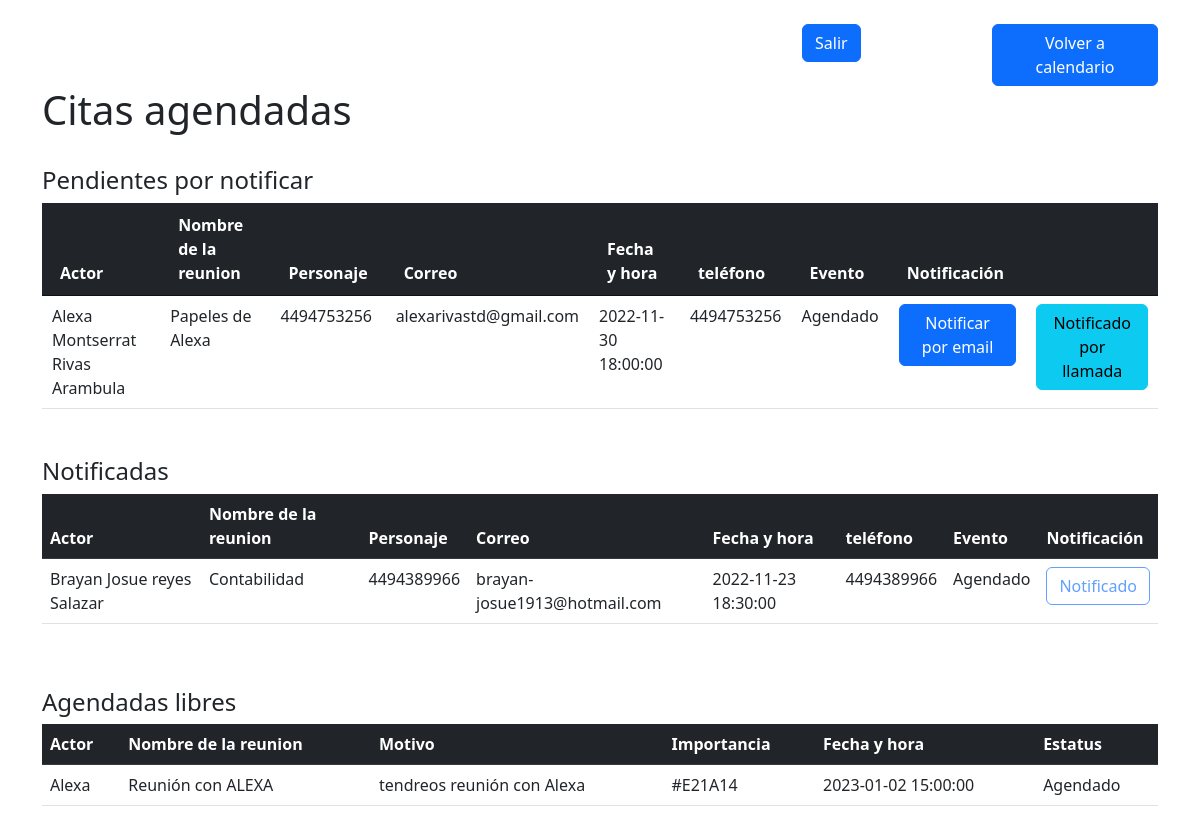
Page /admin/agendados.php on the committed database.
### tables this page shows
CREATE TABLE `eventos` (
  `id` int(11) NOT NULL,
  `title` varchar(255) DEFAULT NULL,
  `name` varchar(255) DEFAULT NULL,
  `motivo` varchar(255) DEFAULT NULL,
  `color` varchar(255) DEFAULT NULL,
  `start` datetime DEFAULT NULL,
  `end` datetime DEFAULT NULL,
  `estatus` int(11) DEFAULT NULL,
  `id_posible` int(11) DEFAULT NULL
);

CREATE TABLE `posibles` (
  `id_posible` int(11) NOT NULL,
  `nombre` varchar(255) DEFAULT NULL,
  `motivo` varchar(255) DEFAULT NULL,
  `time` time DEFAULT NULL,
  `date` datetime DEFAULT NULL,
  `tel` varchar(255) DEFAULT NULL,
  `email` varchar(255) DEFAULT NULL,
  `estatus` int(11) DEFAULT NULL,
  `materia` varchar(255) DEFAULT NULL
);

### admin/agendados.php (the view, shortened to what this page needs)
<?php
include("componentes/conexion.php");
$eventos= $pdo->prepare("SELECT e.id, e.title, e.name, e.estatus, e.motivo, e.start, e.id_posible, p.id_posible, p.email, p.tel, p.nombre FROM eventos AS e, posibles AS p WHERE e.id_posible = p.id_posible AND e.estatus = 0 ");
$eventos->execute();
$resultado=$eventos->fetchAll(PDO::FETCH_ASSOC);
$eventos2= $pdo->prepare("SELECT e.id, e.title, e.name, e.estatus, e.motivo, e.start, e.id_posible, p.id_posible, p.email, p.tel, p.nombre FROM eventos AS e, posibles AS p WHERE e.id_posible = p.id_posible AND e.estatus = 2");
$eventos2->execute();
$resultado2=$eventos2->fetchAll(PDO::FETCH_ASSOC);
$eventos3= $pdo->prepare("SELECT * FROM eventos WHERE id_posible is NULL");
$eventos3->execute();
$resultado3=$eventos3->fetchAll(PDO::FETCH_ASSOC);
?>
<!doctype html>
<html lang="en">
  <head>
    <link rel="stylesheet" href="https://cdn.jsdelivr.net/npm/bootstrap@5.2.0-beta1/dist/css/bootstrap.min.css">
    <link rel="stylesheet" type="text/css" href="DataTables/datatables.css">
    <link rel="stylesheet" type="text/css" href="https://cdn.datatables.net/v/dt/dt-1.13.1/datatables.min.css"/>
</head>
  <body><br>
<div class="container">
<div class="row">
    <div class="col-md-2 offset-8">
      <a class="btn btn-primary" type="button" href="logout.php">Salir</a>
      </div>
      <div class="col-md-2">
      <a  class="btn btn-primary" type="button" href="ver.php">Volver a calendario</a> </div>
  </div>
</div>
  <div class="container">
    <div class="col-md-12">
      <h1>Citas agendadas</h1><br>
      <h4>Pendientes por notificar</h4>
      <div class="table-responsive">
        <table class="table" id="pendientes">
          <thead class="table-dark">
            <tr>
              <th scope="col">Actor</th>
              <th scope="col">Nombre de la reunion</th>
              <th scope="col">Personaje</th>
              <th scope="col">Correo</th>
              <th scope="col">Fecha y hora</th>
              <th scope="col">teléfono</th>
              <th scope="col">Evento</th>
              <th scope="col">Notificación</th>
              <th scope="col"></th>
            </tr>
          </thead>
          <tbody>
          <?php foreach ($resultado as $row):?>
            <tr class="">
              <td><?php echo $row["nombre"]; ?></td>
              <td><?php echo $row["title"]; ?></td>
              <td><?php echo $row["tel"]; ?></td>
              <td><?php echo $row["email"]; ?></td>
              <td><?php echo $row["start"]; ?></td>
              <td><?php echo $row["tel"]; ?></td>
              <td>Agendado</td>
              <td><a type="button" href="not.php?id_posible=<?php echo $row["id_posible"];?>" class="btn btn-primary">Notificar por email</a></td>
              <td><a type="button" href="llam.php?id=<?php echo $row["id"];?>" class="btn btn-info">Notificado por llamada</a></td>
            </tr>
            <?php endforeach; ?>
          </tbody>
        </table>
      </div>
    </div>
  </div><br><br>
  <div class="container">
    <div class="col-md-12">
    <h4>Notificadas</h4>
      <div class="table-responsive">
        <table class="table" id="notificadas">
          <thead class="table-dark">
            <tr>
              <th scope="col">Actor</th>
              <th scope="col">Nombre de la reunion</th>
              <th scope="col">Personaje</th>
              <th scope="col">Correo</th>
              <th scope="col">Fecha y hora</th>
              <th scope="col">teléfono</th>
              <th scope="col">Evento</th>
              <th scope="col">Notificación</th>
            </tr>
          </thead>
          <tbody>
          <?php foreach ($resultado2 as $row):?>
            <tr class="">
              <td><?php echo $row["nombre"]; ?></td>
              <td><?php echo $row["title"]; ?></td>
              <td><?php echo $row["tel"]; ?></td>
              <td><?php echo $row["email"]; ?></td>
              <td><?php echo $row["start"]; ?></td>
              <td><?php echo $row["tel"]; ?></td>
              <td>Agendado</td>
              <td><button type="button" class="btn btn-outline-primary" disabled> Notificado</button></td>
            </tr>
            <?php endforeach; ?>
          </tbody>
        </table>
      </div>
    </div>
  </div>
</div><br><br>
   <div class="container">
    <div class="col-md-12">
    <h4>Agendadas libres</h4>
      <div class="table-responsive">
        <table class="table" id="libres">
          <thead class="table-dark">
            <tr>
              <th scope="col">Actor</th>
              <th scope="col">Nombre de la reunion</th>
              <th scope="col">Motivo</th>
              <th scope="col">Importancia</th>
              <th scope="col">Fecha y hora</th>
              <th scope="col">Estatus</th>
            </tr>
          </thead>
          <tbody>
          <?php foreach ($resultado3 as $row):?>
            <tr class="">
              <td><?php echo $row["name"]; ?></td>
              <td><?php echo $row["title"]; ?></td>
              <td><?php echo $row["motivo"]; ?></td>
              <td><?php echo $row["color"]; ?></td>
              <td><?php echo $row["start"]; ?></td>
              <td>Agendado</td>
            </tr>
            <?php endforeach; ?>
          </tbody>
        </table>
      </div>
    </div>
  </div><br><br>
  </body>
</html>

### admin/DataTables/datatables.css (style rules this page uses)
table.dataTable { width: 100%; margin: 0 auto; clear: both; border-collapse: separate; border-spacing: 0; }
table.dataTable thead th, table.dataTable tfoot th { font-weight: bold; }
table.dataTable thead th, table.dataTable thead td { padding: 10px 18px; border-bottom: 1px solid #111; }
table.dataTable tbody tr { background-color: #ffffff; }
table.dataTable tbody th, table.dataTable tbody td { padding: 8px 10px; }
table.dataTable th, table.dataTable td { box-sizing: content-box; }

### rows in the picture
eventos: id_posible.nombre "Alexa Montserrat Rivas Arambula", title "Papeles de Alexa", id_posible.tel "4494753256", id_posible.email "alexarivastd@gmail.com", start "2022-11-30 18:00:00"
eventos: id_posible.nombre "Brayan Josue reyes Salazar", title "Contabilidad", id_posible.tel "4494389966", id_posible.email "brayan-josue1913@hotmail.com", start "2022-11-23 18:30:00"
eventos: name "Alexa", title "Reunión con ALEXA", motivo "tendreos reunión con Alexa", color "#E21A14", start "2023-01-02 15:00:00"
